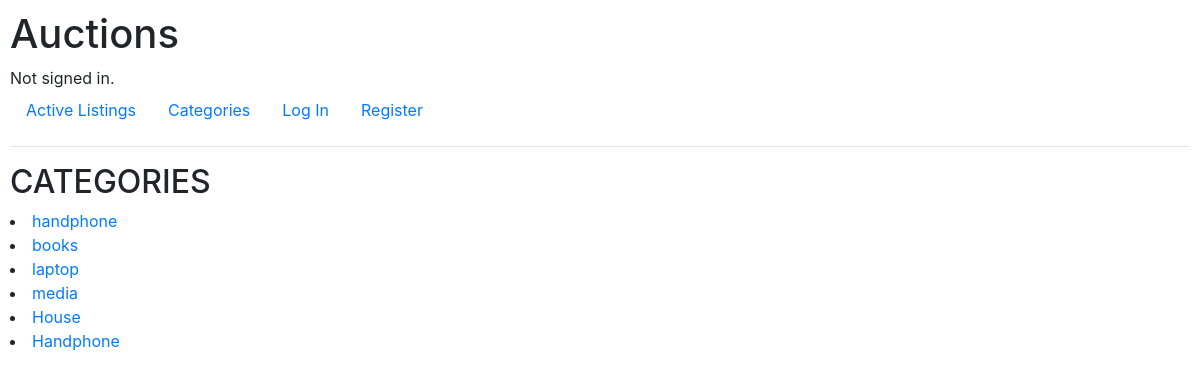
Screenshot of /listing/category with the database file from the repository.
### auctions/models.py (models this page shows, shortened)
class Listing(models.Model):
    user = models.ForeignKey(User, on_delete=models.CASCADE)
    title = models.CharField(max_length=64)
    image = models.ImageField(max_length=255, blank=True, null=True, upload_to='media/listing/')
    category = models.CharField(max_length=32, null=True, blank=False, default="uncategorized")
    description = models.TextField(max_length=512, null=True, blank=True)
    price = models.FloatField(blank=False, null=True, default=0)
    date_posted = models.DateTimeField(auto_now_add=True, editable=False)
    date_bid = models.DateTimeField(null=True, blank=True, auto_now_add=True)
    date_end = models.DateTimeField(null=True, blank=True)
    date_now = models.DateTimeField(auto_now=True, editable=False)
    watchlist = models.ManyToManyField(User, blank=True, related_name="Watchlist")
    status = models.BooleanField(default=True, null=False, blank=False)
    """ I Don't Know What I am Doing """

### auctions/views.py (the view)
# urls.py: path("listing/category", views.category, name="category"),
def category(request):
    listing_data = Listing.objects.all()
    categorydict = []
    for category__ in listing_data:
        if category__.category not in categorydict:
            categorydict.append(category__.category)
    return render(request, "auctions/category.html", {
        "Categories": categorydict,
    })

### auctions/templates/auctions/category.html
{% extends 'auctions/layout.html' %}
{% block body %}
  <h2>CATEGORIES</h2>
  {% for category in Categories %}
    <li>
      <a href="{% url 'data_category' category %}">{{ category }}</a>
    </li>
  {% empty %}
    No Listing Available, thus no Category.
  {% endfor %}
{% endblock %}

### auctions/static/auctions/styles.css (style rules this page uses)
body { padding: 10px; }

### rows the page displays
Listing: Categories "handphone"
Listing: Categories "books"
Listing: Categories "laptop"
Listing: Categories "media"
Listing: Categories "House"
Listing: Categories "Handphone"
